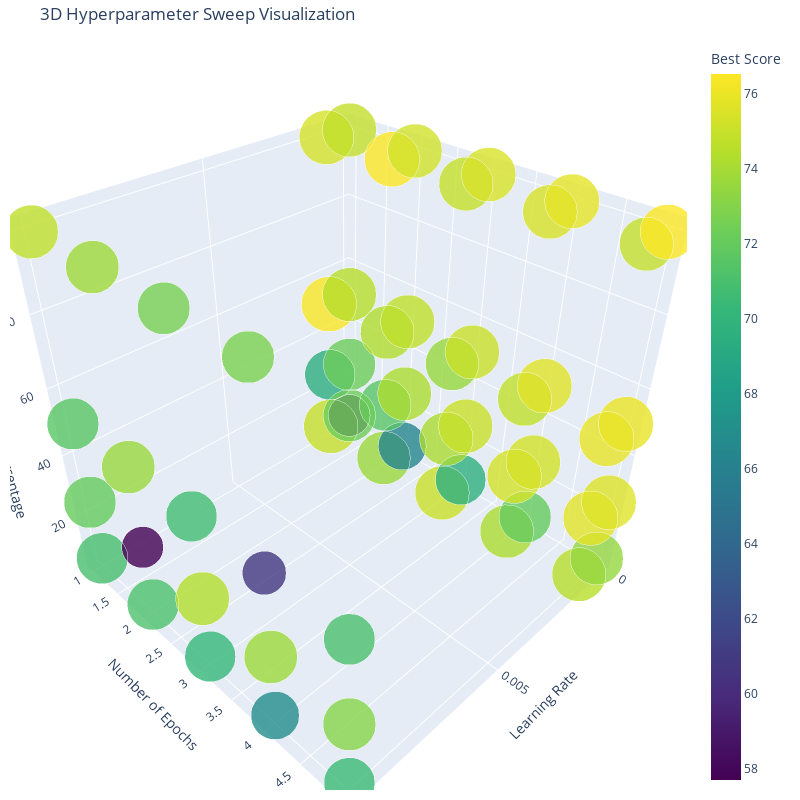

This figure's notebook cell:
### Code cell
import plotly.graph_objects as go
import pandas as pd

# Your data
data = json.load(open("grid_search_results.json"))

# Convert the data to a pandas DataFrame
df = pd.DataFrame(
    [
        {
            **item["hyperparameters"],
            "accuracy_target": item["accuracy_target"],
            "accuracy_non_target": item["accuracy_non_target"],
        }
        for item in data
    ]
)

# Calculate the best score
df["best_score"] = ((100 - df["accuracy_target"]) + df["accuracy_non_target"]) / 2

# Create the 3D scatter plot
fig = go.Figure(
    data=[
        go.Scatter3d(
            x=df["learning_rate"],
            y=df["num_epochs"],
            z=df["train_dataset_percentage"],
            mode="markers",
            marker=dict(
                size=df["best_score"]
                / 2,  # Adjust the division factor to scale the size appropriately
                color=df["best_score"],
                colorscale="Viridis",
                colorbar=dict(title="Best Score"),
                opacity=0.8,
            ),
            text=[
                f"Best Score: {score:.2f}<br>Learning Rate: {lr}<br>Epochs: {epochs}<br>Train %: {train_pct}"
                for score, lr, epochs, train_pct in zip(
                    df["best_score"],
                    df["learning_rate"],
                    df["num_epochs"],
                    df["train_dataset_percentage"],
                )
            ],
            hoverinfo="text",
        )
    ]
)

# Update the layout
fig.update_layout(
    title="3D Hyperparameter Sweep Visualization",
    scene=dict(
        xaxis_title="Learning Rate",
        yaxis_title="Number of Epochs",
        zaxis_title="Train Dataset Percentage",
    ),
    width=800,
    height=800,
    margin=dict(r=20, b=10, l=10, t=40),
)

# Show the plot
fig.show()

### Figure 1 — Plotly figure (JSON) as saved in the notebook; plotly's stock layout.template omitted (floating-point values rounded to 4 significant figures)
{"data": [{"hoverinfo": "text", "marker": {"color": [70.92, 74.96, 57.87, 71.14, 73.63, 66.28, 70.27, 75.05, 69.66, 66.88, 74.14, 72.06, 70.51, 74.49, 73.49, 72.04, 69.47, 72.28, 57.69, 71.52, 74.18, 74.37, 74.11, 74.98, 73.72, 75.34, 75.35, 73.09, 75.76, 75.64, 71.55, 76.42, 74.5, 73.61, 74.32, 74.73, 70.71, 73.59, 75.01, 60.77, 74.76, 75.69, 71.07, 75.89, 75.99, 74.72, 75.37, 74.84, 73.79, 76.53, 75.26, 72.64, 74.91, 75.46, 72.72, 75.42, 75.84, 72.26, 74.84, 76.51], "colorbar": {"title": {"text": "Best Score"}}, "colorscale": [[0, "#440154"], [0.1111, "#482878"], [0.2222, "#3e4989"], [0.3333, "#31688e"], [0.4444, "#26828e"], [0.5556, "#1f9e89"], [0.6667, "#35b779"], [0.7778, "#6ece58"], [0.8889, "#b5de2b"], [1, "#fde725"]], "opacity": 0.8, "size": [35.46, 37.48, 28.94, 35.57, 36.81, 33.14, 35.14, 37.52, 34.83, 33.44, 37.07, 36.03, 35.25, 37.25, 36.74, 36.02, 34.74, 36.14, 28.85, 35.76, 37.09, 37.19, 37.05, 37.49, 36.86, 37.67, 37.67, 36.54, 37.88, 37.82, 35.77, 38.21, 37.25, 36.81, 37.16, 37.36, 35.36, 36.8, 37.51, 30.38, 37.38, 37.85, 35.54, 37.95, 37.99, 37.36, 37.68, 37.42, 36.9, 38.26, 37.63, 36.32, 37.45, 37.73, 36.36, 37.71, 37.92, 36.13, 37.42, 38.26]}, "mode": "markers", "text": ["Best Score: 70.92<br>Learning Rate: 0.01<br>Epochs: 1<br>Train %: 5", "Best Score: 74.96<br>Learning Rate: 0.001<br>Epochs: 1<br>Train %: 5", "Best Score: 57.87<br>Learning Rate: 0.0001<br>Epochs: 1<br>Train %: 5", "Best Score: 71.14<br>Learning Rate: 0.01<br>Epochs: 2<br>Train %: 5", "Best Score: 73.63<br>Learning Rate: 0.001<br>Epochs: 2<br>Train %: 5", "Best Score: 66.28<br>Learning Rate: 0.0001<br>Epochs: 2<br>Train %: 5", "Best Score: 70.27<br>Learning Rate: 0.01<br>Epochs: 3<br>Train %: 5", "Best Score: 75.05<br>Learning Rate: 0.001<br>Epochs: 3<br>Train %: 5", "Best Score: 69.66<br>Learning Rate: 0.0001<br>Epochs: 3<br>Train %: 5", "Best Score: 66.88<br>Learning Rate: 0.01<br>Epochs: 4<br>Train %: 5", "Best Score: 74.14<br>Learning Rate: 0.001<br>Epochs: 4<br>Train %: 5", "Best Score: 72.06<br>Learning Rate: 0.0001<br>Epochs: 4<br>Train %: 5", "Best Score: 70.51<br>Learning Rate: 0.01<br>Epochs: 5<br>Train %: 5", "Best Score: 74.49<br>Learning Rate: 0.001<br>Epochs: 5<br>Train %: 5", "Best Score: 73.49<br>Learning Rate: 0.0001<br>Epochs: 5<br>Train %: 5", "Best Score: 72.04<br>Learning Rate: 0.01<br>Epochs: 1<br>Train %: 25", "Best Score: 69.47<br>Learning Rate: 0.001<br>Epochs: 1<br>Train %: 25", "Best Score: 72.28<br>Learning Rate: 0.0001<br>Epochs: 1<br>Train %: 25", "Best Score: 57.69<br>Learning Rate: 0.01<br>Epochs: 2<br>Train %: 25", "Best Score: 71.52<br>Learning Rate: 0.001<br>Epochs: 2<br>Train %: 25", "Best Score: 74.18<br>Learning Rate: 0.0001<br>Epochs: 2<br>Train %: 25", "Best Score: 74.37<br>Learning Rate: 0.01<br>Epochs: 3<br>Train %: 25", "Best Score: 74.11<br>Learning Rate: 0.001<br>Epochs: 3<br>Train %: 25", "Best Score: 74.98<br>Learning Rate: 0.0001<br>Epochs: 3<br>Train %: 25", "Best Score: 73.72<br>Learning Rate: 0.01<br>Epochs: 4<br>Train %: 25", "Best Score: 75.34<br>Learning Rate: 0.001<br>Epochs: 4<br>Train %: 25", "Best Score: 75.35<br>Learning Rate: 0.0001<br>Epochs: 4<br>Train %: 25", "Best Score: 73.09<br>Learning Rate: 0.01<br>Epochs: 5<br>Train %: 25", "Best Score: 75.76<br>Learning Rate: 0.001<br>Epochs: 5<br>Train %: 25", "Best Score: 75.64<br>Learning Rate: 0.0001<br>Epochs: 5<br>Train %: 25", "Best Score: 71.55<br>Learning Rate: 0.01<br>Epochs: 1<br>Train %: 50", "Best Score: 76.42<br>Learning Rate: 0.001<br>Epochs: 1<br>Train %: 50", "Best Score: 74.50<br>Learning Rate: 0.0001<br>Epochs: 1<br>Train %: 50", "Best Score: 73.61<br>Learning Rate: 0.01<br>Epochs: 2<br>Train %: 50", "Best Score: 74.32<br>Learning Rate: 0.001<br>Epochs: 2<br>Train %: 50", "Best Score: 74.73<br>Learning Rate: 0.0001<br>Epochs: 2<br>Train %: 50", "Best Score: 70.71<br>Learning Rate: 0.01<br>Epochs: 3<br>Train %: 50", "Best Score: 73.59<br>Learning Rate: 0.001<br>Epochs: 3<br>Train %: 50", "Best Score: 75.01<br>Learning Rate: 0.0001<br>Epochs: 3<br>Train %: 50", "Best Score: 60.77<br>Learning Rate: 0.01<br>Epochs: 4<br>Train %: 50", "Best Score: 74.76<br>Learning Rate: 0.001<br>Epochs: 4<br>Train %: 50", "Best Score: 75.69<br>Learning Rate: 0.0001<br>Epochs: 4<br>Train %: 50", "Best Score: 71.07<br>Learning Rate: 0.01<br>Epochs: 5<br>Train %: 50", "Best Score: 75.89<br>Learning Rate: 0.001<br>Epochs: 5<br>Train %: 50", "Best Score: 75.99<br>Learning Rate: 0.0001<br>Epochs: 5<br>Train %: 50", "Best Score: 74.72<br>Learning Rate: 0.01<br>Epochs: 1<br>Train %: 100", "Best Score: 75.37<br>Learning Rate: 0.001<br>Epochs: 1<br>Train %: 100", "Best Score: 74.84<br>Learning Rate: 0.0001<br>Epochs: 1<br>Train %: 100", "Best Score: 73.79<br>Learning Rate: 0.01<br>Epochs: 2<br>Train %: 100", "Best Score: 76.53<br>Learning Rate: 0.001<br>Epochs: 2<br>Train %: 100", "Best Score: 75.26<br>Learning Rate: 0.0001<br>Epochs: 2<br>Train %: 100", "Best Score: 72.64<br>Learning Rate: 0.01<br>Epochs: 3<br>Train %: 100", "Best Score: 74.91<br>Learning Rate: 0.001<br>Epochs: 3<br>Train %: 100", "Best Score: 75.46<br>Learning Rate: 0.0001<br>Epochs: 3<br>Train %: 100", "Best Score: 72.72<br>Learning Rate: 0.01<br>Epochs: 4<br>Train %: 100", "Best Score: 75.42<br>Learning Rate: 0.001<br>Epochs: 4<br>Train %: 100", "Best Score: 75.84<br>Learning Rate: 0.0001<br>Epochs: 4<br>Train %: 100", "Best Score: 72.26<br>Learning Rate: 0.01<br>Epochs: 5<br>Train %: 100", "Best Score: 74.84<br>Learning Rate: 0.001<br>Epochs: 5<br>Train %: 100", "Best Score: 76.51<br>Learning Rate: 0.0001<br>Epochs: 5<br>Train %: 100"], "type": "scatter3d", "x": [0.01, 0.001, 0.0001, 0.01, 0.001, 0.0001, 0.01, 0.001, 0.0001, 0.01, 0.001, 0.0001, 0.01, 0.001, 0.0001, 0.01, 0.001, 0.0001, 0.01, 0.001, 0.0001, 0.01, 0.001, 0.0001, 0.01, 0.001, 0.0001, 0.01, 0.001, 0.0001, 0.01, 0.001, 0.0001, 0.01, 0.001, 0.0001, 0.01, 0.001, 0.0001, 0.01, 0.001, 0.0001, 0.01, 0.001, 0.0001, 0.01, 0.001, 0.0001, 0.01, 0.001, 0.0001, 0.01, 0.001, 0.0001, 0.01, 0.001, 0.0001, 0.01, 0.001, 0.0001], "y": [1, 1, 1, 2, 2, 2, 3, 3, 3, 4, 4, 4, 5, 5, 5, 1, 1, 1, 2, 2, 2, 3, 3, 3, 4, 4, 4, 5, 5, 5, 1, 1, 1, 2, 2, 2, 3, 3, 3, 4, 4, 4, 5, 5, 5, 1, 1, 1, 2, 2, 2, 3, 3, 3, 4, 4, 4, 5, 5, 5], "z": [5, 5, 5, 5, 5, 5, 5, 5, 5, 5, 5, 5, 5, 5, 5, 25, 25, 25, 25, 25, 25, 25, 25, 25, 25, 25, 25, 25, 25, 25, 50, 50, 50, 50, 50, 50, 50, 50, 50, 50, 50, 50, 50, 50, 50, 100, 100, 100, 100, 100, 100, 100, 100, 100, 100, 100, 100, 100, 100, 100]}], "layout": {"height": 800, "margin": {"b": 10, "l": 10, "r": 20, "t": 40}, "scene": {"xaxis": {"title": {"text": "Learning Rate"}}, "yaxis": {"title": {"text": "Number of Epochs"}}, "zaxis": {"title": {"text": "Train Dataset Percentage"}}}, "title": {"text": "3D Hyperparameter Sweep Visualization"}, "width": 800}}
